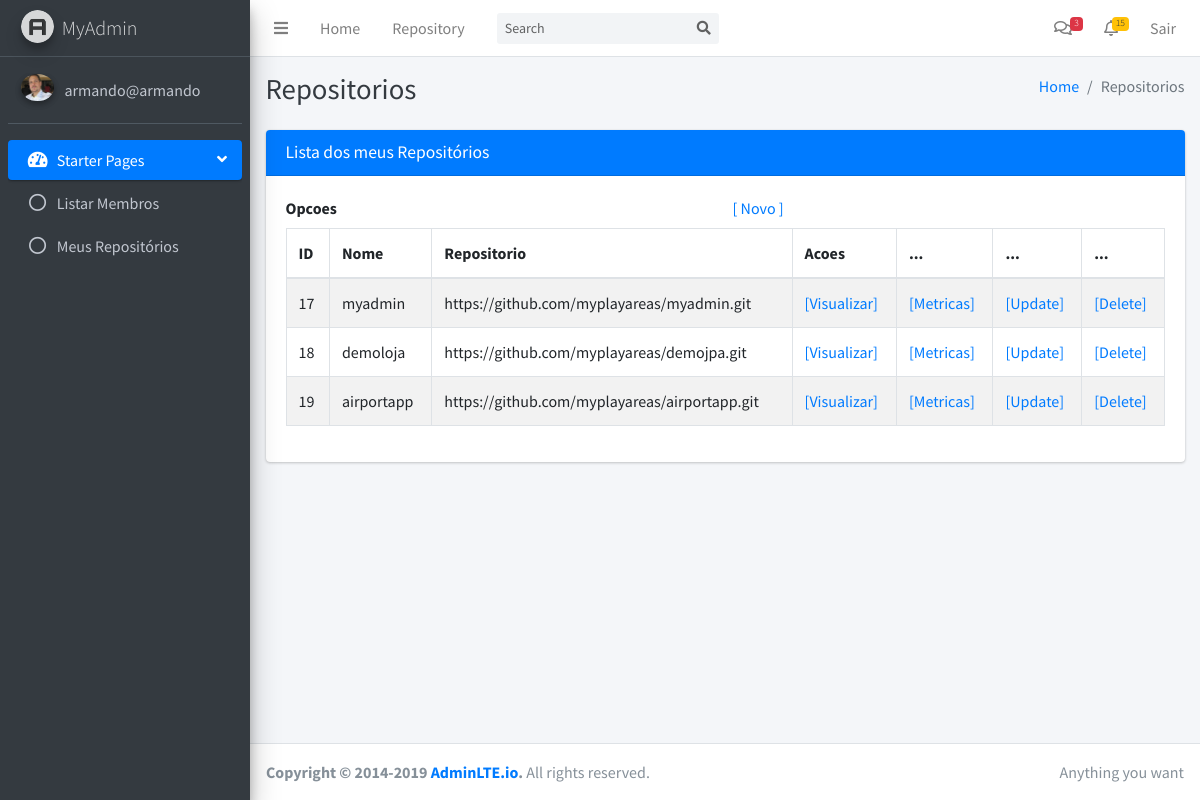
The page /repositorio/listar (signed in) on the database as committed earlier.
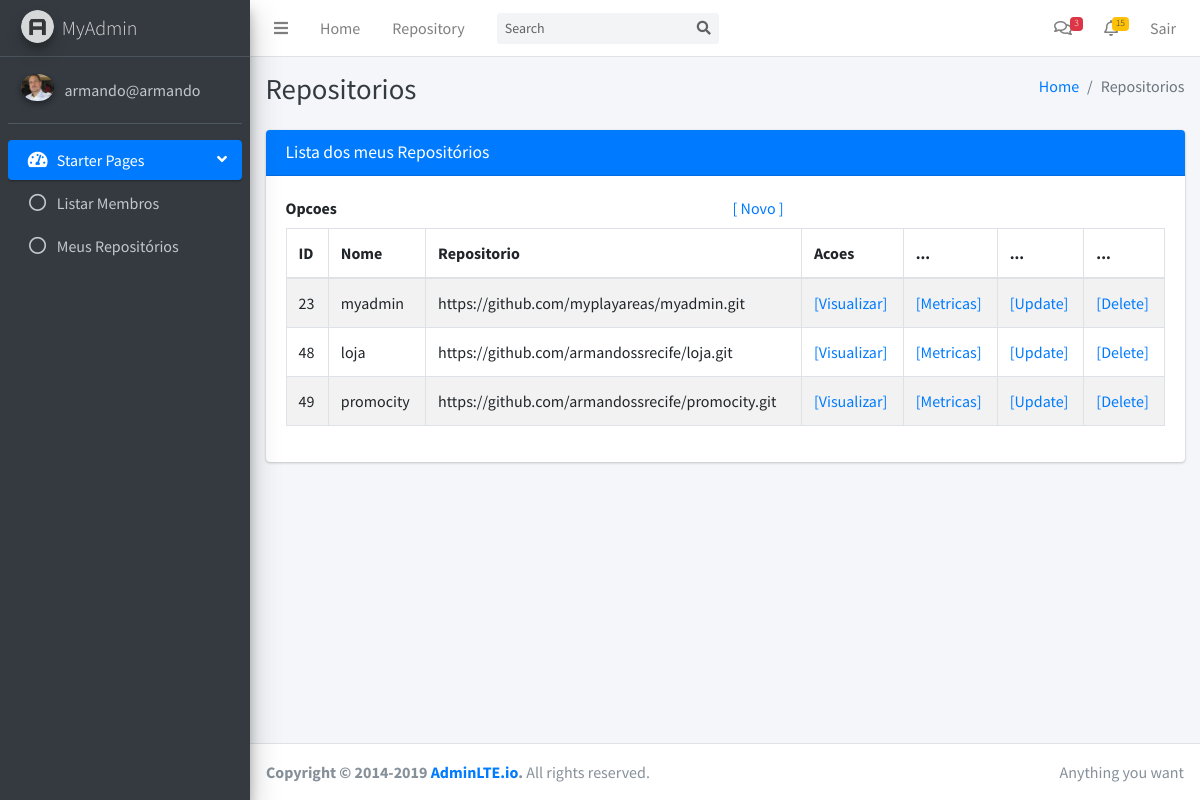
The same page on the database as committed later.
### tables this page shows
CREATE TABLE repository (
  id INTEGER PRIMARY KEY AUTOINCREMENT,
  name TEXT NOT NULL, 
  link TEXT NOT NULL,
  user_id INTEGER,
  creation_date timestamp,
  analysis_date timestamp,
  analysed INTEGER
);

### myapp/control/repositorio.py (the view)
@bp.route("/listar")
@login_required
def listar():
    lista_repositorios = lista_repositorios_usuario(g.user["id"])
    return render_template("repositorio/listar.html", usuario = g.user['username'],
            profilePic=g.user['image'], titulo="Repositorios", repositorios=lista_repositorios)

### myapp/config/db.py (called while the page is built)
def get_db():
    if 'db' not in g:
        g.db = sqlite3.connect(
            current_app.config['DATABASE'],
            detect_types=sqlite3.PARSE_DECLTYPES
        )
        g.db.row_factory = sqlite3.Row
    return g.db

### myapp/control/auth.py (called while the page is built)
def login_required(view):
    @functools.wraps(view)
    def wrapped_view(**kwargs):
        if g.user is None:
            return redirect(url_for("auth.login"))
        return view(**kwargs)
    return wrapped_view

@bp.before_app_request
def load_logged_in_user():
    user_id = session.get("user_id")
    if user_id is None:
        g.user = None
    else:
        g.user = ( get_db().execute("SELECT * FROM user WHERE id = ?", (user_id,)).fetchone() )

### myapp/control/repositorio.py (called while the page is built)
def lista_repositorios_usuario(id):
    db = get_db()
    query = "select * from repository where user_id = ?"
    repositorios = db.execute( query , (id,) ).fetchall()
    return repositorios

### myapp/templates/repositorio/listar.html (shortened to what this page needs)
{% extends "base.html" %}
{% block conteudo %}
    <div class="content">
      <section class="content">
        <div class="container-fluid">
          <div class="card card-primary">
              <div class="card-header">
                <h3 class="card-title">Lista dos meus Repositórios</h3>
              </div>
              <div class="card-body">
                <div id="example1_wrapper" class="dataTables_wrapper dt-bootstrap4">
                    <div class="row">
                    <div class="col-sm-12">
                      <div class="row">
                        <div class="col-sm-6">
                          <div id="Opcoes">
                            <label>Opcoes</label>
                          </div>
                        </div>
                        <div class="col-sm-6">
                          <div id="Acoes">
                            <a href="{{ url_for('repositorio.criar')}}">[ Novo ]</a>
                          </div>
                        </div>
                      </div>
                      <table id="example1" class="table table-bordered table-striped dataTable dtr-inline" role="grid" aria-describedby="example1_info">
                        <thead>
                          <tr role="row">
                            <th class="sorting_asc" tabindex="0" aria-controls="example1" rowspan="1" colspan="1" aria-label="Id: activate to sort column descending" aria-sort="ascending">ID</th>
                            <th class="sorting" tabindex="0" aria-controls="example1" rowspan="1" colspan="1" aria-label="Nome: activate to sort column ascending">Nome</th>
                            <th class="sorting" tabindex="0" aria-controls="example1" rowspan="1" colspan="1" aria-label="Repositorio: activate to sort column ascending">Repositorio</th>
                            <th class="sorting" tabindex="0" aria-controls="example1" rowspan="1" colspan="1" aria-label="Acoes: activate to sort column ascending">Acoes</th>
                            <th class="sorting" tabindex="0" aria-controls="example1" rowspan="1" colspan="1" aria-label="Acoes: activate to sort column ascending">...</th>
                            <th class="sorting" tabindex="0" aria-controls="example1" rowspan="1" colspan="1" aria-label="Acoes: activate to sort column ascending">...</th>
                            <th class="sorting" tabindex="0" aria-controls="example1" rowspan="1" colspan="1" aria-label="Acoes: activate to sort column ascending">...</th>
                          </tr>
                        </thead>
                        <tbody>
                          {% for item in repositorios %}
                          <tr role="row" class="even">
                            <td tabindex="0" class="sorting_1">{{ item["id"] }}</td>
                            <td>{{ item["name"] }}</td>
                            <td>{{ item["link"] }}</td>
                            <td><a href="{{ url_for('repositorio.visualizar', id=item["id"]) }}">[Visualizar]</a>
                            <td><a href="{{ url_for('repositorio.metricas', id=item["id"]) }}">[Metricas]</a>
                            <td><a href="{{ url_for('repositorio.update', id=item["id"]) }}">[Update]</a>
                            <td><a href="{{ url_for('repositorio.delete', id=item["id"]) }}">[Delete]</a>
                          </tr>
                          {% endfor%}
                        </tbody>
                    </table>
                  </div>
                  </div>
                </div>
              </div>
          </div>
        </div>
      </section>
    </div>
{% endblock %}

Rows that differ between the two databases and show on the page:
removed repository: id "17", name "myadmin", link "https://github.com/myplayareas/myadmin.git"
removed repository: id "18", name "demoloja", link "https://github.com/myplayareas/demojpa.git"
removed repository: id "19", name "airportapp", link "https://github.com/myplayareas/airportapp.git"
added repository: id "23", name "myadmin", link "https://github.com/myplayareas/myadmin.git"
added repository: id "48", name "loja", link "https://github.com/armandossrecife/loja.git"
added repository: id "49", name "promocity", link "https://github.com/armandossrecife/promocity.git"
